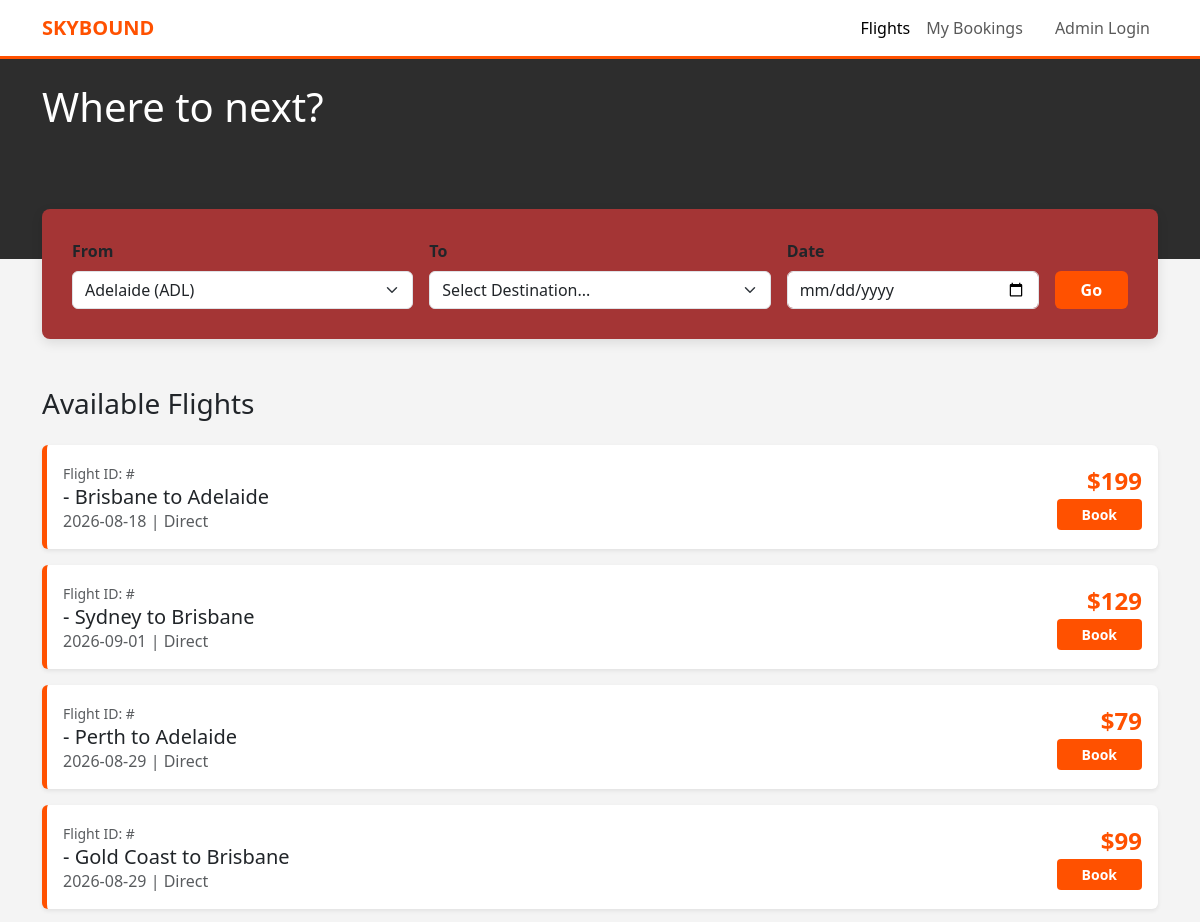
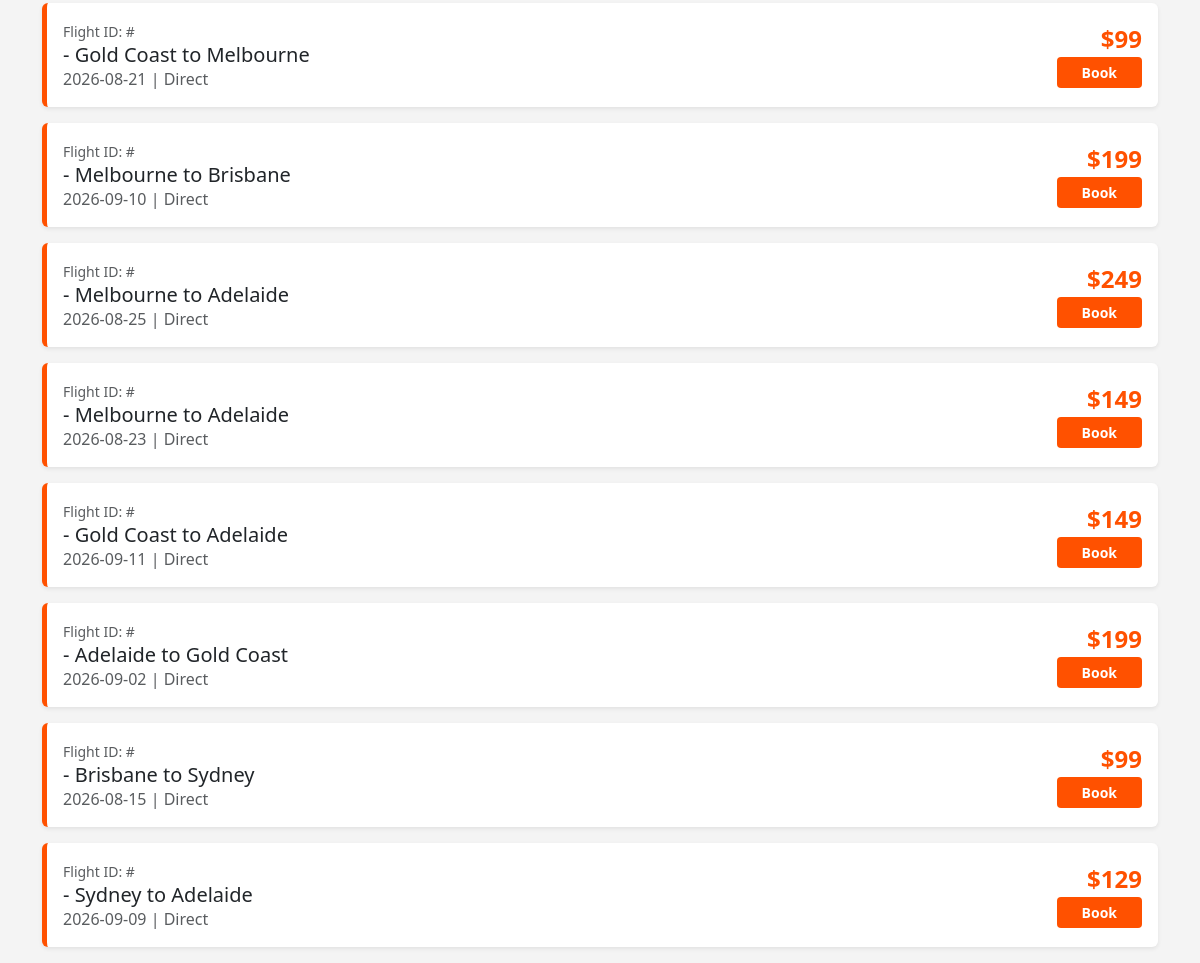
The page / on the database its author committed (2 pictures, top to bottom).
### tables this page shows
CREATE TABLE flights (
        flight_id INTEGER PRIMARY KEY AUTOINCREMENT, 
        origin TEXT,
        destination TEXT,
        departure_time TEXT,
        capacity INTEGER,
        price INTEGER
    );

### booking/app.py (the view, shortened to what this page needs)
@app.route('/') ##'/' == homepage/dashboard #function sitting under route loads when go to route. when sitting by itself (see above), tool to use when needed
def index():
    conn = get_db_connection()
    db_flights = conn.execute('SELECT * FROM flights').fetchall()
    conn.close() ## remember to close connection as otherwise leaves db insecure
    return render_template('index.html', flights=db_flights)

### booking/app.py (called while the page is built)
def get_db_connection():
    conn = sqlite3.connect('pedare_air.db') ##connects to pedare_air db
    conn.row_factory = sqlite3.Row ##row factory helps sqlite lock on to rows in db, pull out as objects
    return conn ##return w/ function, brings output (conn is output)

### booking/templates/index.html (shortened to what this page needs)
<!DOCTYPE html>
<html lang="en">
<head>
    <link href="https://cdn.jsdelivr.net/npm/bootstrap@5.3.0/dist/css/bootstrap.min.css" rel="stylesheet">
</head>
<body>
<nav class="navbar navbar-expand-lg navbar-light sticky-top">
    <div class="container">
        <a class="navbar-brand fw-bold" href="#" style="color: var(--jetstar-orange);">SKYBOUND</a>
        <div class="navbar-nav ms-auto">
            <a class="nav-link active" href="#">Flights</a>
            <a class="nav-link" href="#">My Bookings</a>
            <a class="nav-link btn btn-outline-dark ms-lg-3" href="#">Admin Login</a>
        </div>
    </div>
</nav>
<div style="background-color: #2d2d2d; height: 200px; width: 100%;">
    <div class="container pt-4 text-white">
        <h1>Where to next?</h1>
    </div>
</div>
<div class="container">
    <div class="hero-search mb-5">
        <form class="row g-3">
            <div class="col-md-4">
                <label class="form-label fw-bold">From</label>
                <select class="form-select"><option>Adelaide (ADL)</option></select>
            </div>
            <div class="col-md-4">
                <label class="form-label fw-bold">To</label>
                <select class="form-select"><option>Select Destination...</option></select>
            </div>
            <div class="col-md-3">
                <label class="form-label fw-bold">Date</label>
                <input type="date" class="form-control">
            </div>
            <div class="col-md-1 d-flex align-items-end">
                <button type="submit" class="btn btn-orange w-100">Go</button>
            </div>
        </form>
    </div>
    <h3 class="mb-4">Available Flights</h3>
    <div class="row">
        {% for flight in flights %}
        <div class="col-12 mb-3">
            <div class="card flight-card shadow-sm">
                <div class="card-body d-flex justify-content-between align-items-center">
                    <div>
                        <span class="text-muted small">Flight ID: #{{ flight.id }}</span>
                        <h5 class="mb-0">{{ flight.time }} - {{ flight.origin }} to {{ flight.destination }}</h5>
                        <p class="mb-0 text-muted">{{ flight.departure_time[0:10] }} | Direct</p>
                    </div>
                    <div class="text-end">
                        <div class="price-tag">${{ flight.price }}</div>
                        <a href="/book/{{ flight.flight_id }}" class="btn btn-sm btn-orange px-4">Book</a>
                    </div>
                </div>
            </div>
        </div>
        {% endfor %}
    </div>
</div>
</body>
</html>

### booking/templates/index.html (style rules this page uses)
:root { --jetstar-orange: #ff5100; --bg-light: #f4f4f4; }
body { background-color: var(--bg-light); font-family: 'Segoe UI', Roboto, sans-serif; }
.navbar { background-color: white; border-bottom: 3px solid var(--jetstar-orange); }
.hero-search { background: rgb(164, 53, 53); padding: 30px; border-radius: 8px; box-shadow: 0 4px 12px rgba(0,0,0,0.1); margin-top: -50px; }
.btn-orange { background-color: var(--jetstar-orange); color: white; font-weight: bold; }
.flight-card { border: none; border-left: 5px solid var(--jetstar-orange); transition: transform 0.2s; }
.price-tag { font-size: 1.5rem; color: var(--jetstar-orange); font-weight: bold; }

### rows shown on the page
flights: origin "Brisbane", destination "Adelaide", departure_time "2026-08-18", price "199"
flights: origin "Sydney", destination "Brisbane", departure_time "2026-09-01", price "129"
flights: origin "Perth", destination "Adelaide", departure_time "2026-08-29", price "79"
flights: origin "Gold Coast", destination "Brisbane", departure_time "2026-08-29", price "99"
flights: origin "Gold Coast", destination "Melbourne", departure_time "2026-08-21", price "99"
flights: origin "Melbourne", destination "Brisbane", departure_time "2026-09-10", price "199"
flights: origin "Melbourne", destination "Adelaide", departure_time "2026-08-25", price "249"
flights: origin "Melbourne", destination "Adelaide", departure_time "2026-08-23", price "149"
flights: origin "Gold Coast", destination "Adelaide", departure_time "2026-09-11", price "149"
flights: origin "Adelaide", destination "Gold Coast", departure_time "2026-09-02", price "199"
flights: origin "Brisbane", destination "Sydney", departure_time "2026-08-15", price "99"
flights: origin "Sydney", destination "Adelaide", departure_time "2026-09-09", price "129"
